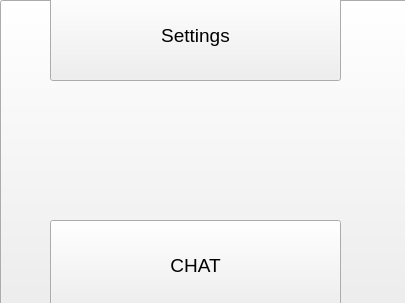
<?xml version="1.0" encoding="UTF-8"?>
<ui version="4.0">
 <class>General_Form</class>
 <widget class="QWidget" name="General_Form">
  <property name="geometry">
   <rect>
    <x>0</x>
    <y>0</y>
    <width>405</width>
    <height>303</height>
   </rect>
  </property>
  <property name="windowTitle">
   <string>Menu</string>
  </property>
  <widget class="QPushButton" name="contacts_button">
   <property name="geometry">
    <rect>
     <x>50</x>
     <y>-10</y>
     <width>291</width>
     <height>91</height>
    </rect>
   </property>
   <property name="font">
    <font>
     <pointsize>14</pointsize>
    </font>
   </property>
   <property name="text">
    <string>Settings</string>
   </property>
   <property name="icon">
    <iconset>
     <normaloff>Img/settings.jpeg</normaloff>Img/settings.jpeg</iconset>
   </property>
   <property name="iconSize">
    <size>
     <width>50</width>
     <height>50</height>
    </size>
   </property>
  </widget>
  <widget class="QPushButton" name="background_bt">
   <property name="enabled">
    <bool>true</bool>
   </property>
   <property name="geometry">
    <rect>
     <x>0</x>
     <y>0</y>
     <width>412</width>
     <height>306</height>
    </rect>
   </property>
   <property name="sizePolicy">
    <sizepolicy hsizetype="Ignored" vsizetype="Ignored">
     <horstretch>0</horstretch>
     <verstretch>0</verstretch>
    </sizepolicy>
   </property>
   <property name="text">
    <string/>
   </property>
   <property name="icon">
    <iconset>
     <normaloff>Img/menu.jpg</normaloff>Img/menu.jpg</iconset>
   </property>
   <property name="iconSize">
    <size>
     <width>400</width>
     <height>300</height>
    </size>
   </property>
   <property name="shortcut">
    <string/>
   </property>
   <property name="autoRepeatDelay">
    <number>0</number>
   </property>
   <property name="autoRepeatInterval">
    <number>0</number>
   </property>
  </widget>
  <widget class="QPushButton" name="chat_button">
   <property name="geometry">
    <rect>
     <x>50</x>
     <y>220</y>
     <width>291</width>
     <height>91</height>
    </rect>
   </property>
   <property name="font">
    <font>
     <pointsize>14</pointsize>
    </font>
   </property>
   <property name="text">
    <string>CHAT</string>
   </property>
   <property name="icon">
    <iconset>
     <normaloff>Img/chat.png</normaloff>Img/chat.png</iconset>
   </property>
   <property name="iconSize">
    <size>
     <width>50</width>
     <height>50</height>
    </size>
   </property>
  </widget>
  <zorder>background_bt</zorder>
  <zorder>contacts_button</zorder>
  <zorder>chat_button</zorder>
 </widget>
 <resources/>
 <connections/>
</ui>
